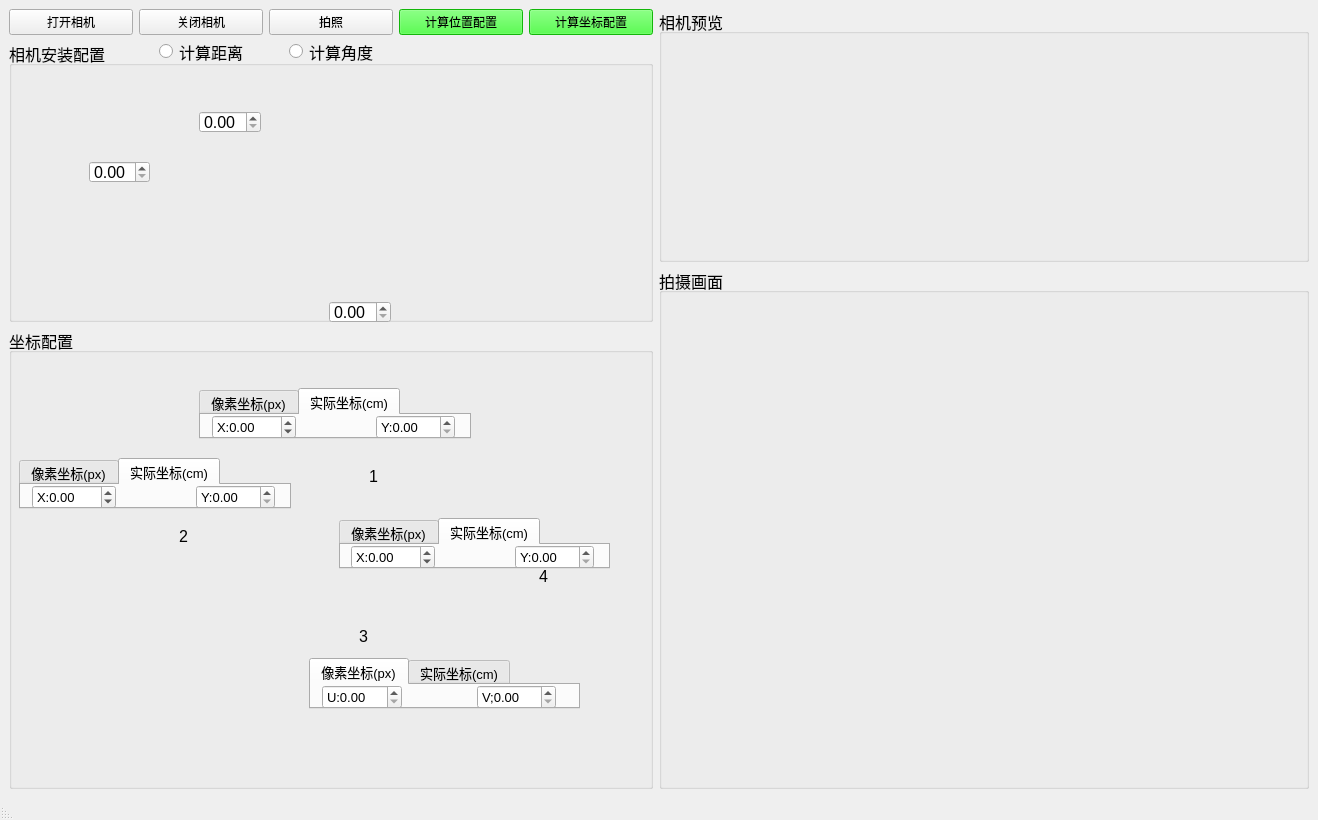
<?xml version="1.0" encoding="UTF-8"?>
<ui version="4.0">
 <class>camera</class>
 <widget class="QMainWindow" name="camera">
  <property name="geometry">
   <rect>
    <x>0</x>
    <y>0</y>
    <width>1318</width>
    <height>820</height>
   </rect>
  </property>
  <property name="minimumSize">
   <size>
    <width>1318</width>
    <height>820</height>
   </size>
  </property>
  <property name="windowTitle">
   <string>MainWindow</string>
  </property>
  <widget class="QWidget" name="centralwidget">
   <layout class="QHBoxLayout" name="horizontalLayout_5">
    <item>
     <layout class="QVBoxLayout" name="verticalLayout_2">
      <item>
       <layout class="QHBoxLayout" name="horizontalLayout_21">
        <item>
         <widget class="QPushButton" name="open_cam">
          <property name="text">
           <string>打开相机</string>
          </property>
         </widget>
        </item>
        <item>
         <widget class="QPushButton" name="close_cam">
          <property name="text">
           <string>关闭相机</string>
          </property>
         </widget>
        </item>
        <item>
         <widget class="QPushButton" name="get_image">
          <property name="text">
           <string>拍照</string>
          </property>
         </widget>
        </item>
        <item>
         <widget class="QPushButton" name="calculate_camera">
          <property name="font">
           <font>
            <weight>50</weight>
            <bold>false</bold>
           </font>
          </property>
          <property name="styleSheet">
           <string notr="true">background-color: rgb(26, 255, 14);</string>
          </property>
          <property name="text">
           <string>计算位置配置</string>
          </property>
         </widget>
        </item>
        <item>
         <widget class="QPushButton" name="calculate_position">
          <property name="font">
           <font>
            <weight>50</weight>
            <bold>false</bold>
           </font>
          </property>
          <property name="styleSheet">
           <string notr="true">background-color: rgb(26, 255, 14);</string>
          </property>
          <property name="text">
           <string>计算坐标配置</string>
          </property>
         </widget>
        </item>
       </layout>
      </item>
      <item>
       <widget class="QGroupBox" name="camera_cfg">
        <property name="sizePolicy">
         <sizepolicy hsizetype="Preferred" vsizetype="Fixed">
          <horstretch>0</horstretch>
          <verstretch>0</verstretch>
         </sizepolicy>
        </property>
        <property name="minimumSize">
         <size>
          <width>601</width>
          <height>281</height>
         </size>
        </property>
        <property name="font">
         <font>
          <pointsize>12</pointsize>
         </font>
        </property>
        <property name="title">
         <string>相机安装配置</string>
        </property>
        <widget class="QLabel" name="distance_pic">
         <property name="geometry">
          <rect>
           <x>30</x>
           <y>20</y>
           <width>591</width>
           <height>251</height>
          </rect>
         </property>
         <property name="autoFillBackground">
          <bool>false</bool>
         </property>
         <property name="styleSheet">
          <string notr="true">image: url(:/distance/distance.jpg);</string>
         </property>
         <property name="frameShape">
          <enum>QFrame::NoFrame</enum>
         </property>
         <property name="text">
          <string/>
         </property>
        </widget>
        <widget class="QDoubleSpinBox" name="camera_height">
         <property name="geometry">
          <rect>
           <x>80</x>
           <y>120</y>
           <width>61</width>
           <height>22</height>
          </rect>
         </property>
         <property name="maximum">
          <double>200.000000000000000</double>
         </property>
        </widget>
        <widget class="QRadioButton" name="calculate_distance">
         <property name="geometry">
          <rect>
           <x>150</x>
           <y>0</y>
           <width>111</width>
           <height>21</height>
          </rect>
         </property>
         <property name="tabletTracking">
          <bool>false</bool>
         </property>
         <property name="acceptDrops">
          <bool>false</bool>
         </property>
         <property name="text">
          <string>计算距离</string>
         </property>
        </widget>
        <widget class="QRadioButton" name="calculate_angle">
         <property name="enabled">
          <bool>true</bool>
         </property>
         <property name="geometry">
          <rect>
           <x>280</x>
           <y>0</y>
           <width>111</width>
           <height>21</height>
          </rect>
         </property>
         <property name="text">
          <string>计算角度</string>
         </property>
        </widget>
        <widget class="QDoubleSpinBox" name="camera_farthest">
         <property name="geometry">
          <rect>
           <x>320</x>
           <y>260</y>
           <width>62</width>
           <height>22</height>
          </rect>
         </property>
         <property name="singleStep">
          <double>0.100000000000000</double>
         </property>
        </widget>
        <widget class="QDoubleSpinBox" name="camera_angle">
         <property name="geometry">
          <rect>
           <x>190</x>
           <y>70</y>
           <width>62</width>
           <height>22</height>
          </rect>
         </property>
         <property name="maximum">
          <double>90.000000000000000</double>
         </property>
         <property name="singleStep">
          <double>0.100000000000000</double>
         </property>
         <property name="value">
          <double>0.000000000000000</double>
         </property>
        </widget>
       </widget>
      </item>
      <item>
       <widget class="QGroupBox" name="position_cfg">
        <property name="minimumSize">
         <size>
          <width>601</width>
          <height>421</height>
         </size>
        </property>
        <property name="font">
         <font>
          <pointsize>12</pointsize>
         </font>
        </property>
        <property name="title">
         <string>坐标配置</string>
        </property>
        <widget class="QLabel" name="position_pic">
         <property name="geometry">
          <rect>
           <x>10</x>
           <y>10</y>
           <width>611</width>
           <height>441</height>
          </rect>
         </property>
         <property name="styleSheet">
          <string notr="true">image: url(:/distance/坐标系1.jpg);</string>
         </property>
         <property name="text">
          <string/>
         </property>
        </widget>
        <widget class="QTabWidget" name="left_up">
         <property name="geometry">
          <rect>
           <x>190</x>
           <y>60</y>
           <width>272</width>
           <height>51</height>
          </rect>
         </property>
         <property name="font">
          <font>
           <pointsize>10</pointsize>
          </font>
         </property>
         <property name="currentIndex">
          <number>1</number>
         </property>
         <widget class="QWidget" name="tab_1">
          <attribute name="title">
           <string>像素坐标(px)</string>
          </attribute>
          <widget class="QWidget" name="">
           <property name="geometry">
            <rect>
             <x>12</x>
             <y>0</y>
             <width>234</width>
             <height>25</height>
            </rect>
           </property>
           <layout class="QHBoxLayout" name="horizontalLayout">
            <item>
             <widget class="QDoubleSpinBox" name="left_up_px_u">
              <property name="prefix">
               <string>U:</string>
              </property>
              <property name="minimum">
               <double>0.000000000000000</double>
              </property>
              <property name="maximum">
               <double>640.000000000000000</double>
              </property>
              <property name="singleStep">
               <double>0.100000000000000</double>
              </property>
             </widget>
            </item>
            <item>
             <spacer name="horizontalSpacer">
              <property name="orientation">
               <enum>Qt::Horizontal</enum>
              </property>
              <property name="sizeHint" stdset="0">
               <size>
                <width>48</width>
                <height>20</height>
               </size>
              </property>
             </spacer>
            </item>
            <item>
             <widget class="QDoubleSpinBox" name="left_up_px_v">
              <property name="prefix">
               <string>V:</string>
              </property>
              <property name="maximum">
               <double>480.000000000000000</double>
              </property>
              <property name="singleStep">
               <double>0.100000000000000</double>
              </property>
             </widget>
            </item>
           </layout>
          </widget>
         </widget>
         <widget class="QWidget" name="tab_2">
          <attribute name="title">
           <string>实际坐标(cm)</string>
          </attribute>
          <widget class="QWidget" name="">
           <property name="geometry">
            <rect>
             <x>11</x>
             <y>0</y>
             <width>243</width>
             <height>25</height>
            </rect>
           </property>
           <layout class="QHBoxLayout" name="horizontalLayout_2">
            <item>
             <widget class="QDoubleSpinBox" name="left_up_cm_x">
              <property name="prefix">
               <string>X:</string>
              </property>
              <property name="minimum">
               <double>-500.000000000000000</double>
              </property>
              <property name="maximum">
               <double>500.000000000000000</double>
              </property>
             </widget>
            </item>
            <item>
             <spacer name="horizontalSpacer_7">
              <property name="orientation">
               <enum>Qt::Horizontal</enum>
              </property>
              <property name="sizeHint" stdset="0">
               <size>
                <width>48</width>
                <height>20</height>
               </size>
              </property>
             </spacer>
            </item>
            <item>
             <widget class="QDoubleSpinBox" name="left_up_cm_y">
              <property name="prefix">
               <string>Y:</string>
              </property>
              <property name="maximum">
               <double>500.000000000000000</double>
              </property>
             </widget>
            </item>
           </layout>
          </widget>
         </widget>
        </widget>
        <widget class="QTabWidget" name="right_down">
         <property name="geometry">
          <rect>
           <x>300</x>
           <y>330</y>
           <width>271</width>
           <height>51</height>
          </rect>
         </property>
         <property name="font">
          <font>
           <pointsize>10</pointsize>
          </font>
         </property>
         <property name="currentIndex">
          <number>0</number>
         </property>
         <widget class="QWidget" name="tab_5">
          <attribute name="title">
           <string>像素坐标(px)</string>
          </attribute>
          <widget class="QWidget" name="">
           <property name="geometry">
            <rect>
             <x>11</x>
             <y>0</y>
             <width>234</width>
             <height>25</height>
            </rect>
           </property>
           <layout class="QHBoxLayout" name="horizontalLayout_6">
            <item>
             <widget class="QDoubleSpinBox" name="right_down_px_u">
              <property name="prefix">
               <string>U:</string>
              </property>
              <property name="maximum">
               <double>640.000000000000000</double>
              </property>
              <property name="singleStep">
               <double>0.100000000000000</double>
              </property>
             </widget>
            </item>
            <item>
             <spacer name="horizontalSpacer_5">
              <property name="orientation">
               <enum>Qt::Horizontal</enum>
              </property>
              <property name="sizeHint" stdset="0">
               <size>
                <width>48</width>
                <height>20</height>
               </size>
              </property>
             </spacer>
            </item>
            <item>
             <widget class="QDoubleSpinBox" name="right_down_px_v">
              <property name="prefix">
               <string>V;</string>
              </property>
              <property name="maximum">
               <double>480.000000000000000</double>
              </property>
              <property name="singleStep">
               <double>0.100000000000000</double>
              </property>
             </widget>
            </item>
           </layout>
          </widget>
         </widget>
         <widget class="QWidget" name="tab_6">
          <attribute name="title">
           <string>实际坐标(cm)</string>
          </attribute>
          <widget class="QWidget" name="">
           <property name="geometry">
            <rect>
             <x>12</x>
             <y>0</y>
             <width>243</width>
             <height>25</height>
            </rect>
           </property>
           <layout class="QHBoxLayout" name="horizontalLayout_9">
            <item>
             <widget class="QDoubleSpinBox" name="right_down_cm_x">
              <property name="enabled">
               <bool>true</bool>
              </property>
              <property name="prefix">
               <string>X:</string>
              </property>
              <property name="minimum">
               <double>-500.000000000000000</double>
              </property>
              <property name="maximum">
               <double>500.000000000000000</double>
              </property>
             </widget>
            </item>
            <item>
             <spacer name="horizontalSpacer_4">
              <property name="orientation">
               <enum>Qt::Horizontal</enum>
              </property>
              <property name="sizeHint" stdset="0">
               <size>
                <width>48</width>
                <height>20</height>
               </size>
              </property>
             </spacer>
            </item>
            <item>
             <widget class="QDoubleSpinBox" name="right_down_cm_y">
              <property name="prefix">
               <string>Y:</string>
              </property>
              <property name="maximum">
               <double>500.000000000000000</double>
              </property>
             </widget>
            </item>
           </layout>
          </widget>
         </widget>
        </widget>
        <widget class="QTabWidget" name="right_up">
         <property name="geometry">
          <rect>
           <x>330</x>
           <y>190</y>
           <width>271</width>
           <height>51</height>
          </rect>
         </property>
         <property name="font">
          <font>
           <pointsize>10</pointsize>
          </font>
         </property>
         <property name="currentIndex">
          <number>1</number>
         </property>
         <widget class="QWidget" name="tab_7">
          <attribute name="title">
           <string>像素坐标(px)</string>
          </attribute>
          <widget class="QWidget" name="">
           <property name="geometry">
            <rect>
             <x>11</x>
             <y>0</y>
             <width>234</width>
             <height>25</height>
            </rect>
           </property>
           <layout class="QHBoxLayout" name="horizontalLayout_3">
            <item>
             <widget class="QDoubleSpinBox" name="right_up_px_u">
              <property name="prefix">
               <string>U:</string>
              </property>
              <property name="minimum">
               <double>0.000000000000000</double>
              </property>
              <property name="maximum">
               <double>640.000000000000000</double>
              </property>
              <property name="singleStep">
               <double>0.100000000000000</double>
              </property>
             </widget>
            </item>
            <item>
             <spacer name="horizontalSpacer_3">
              <property name="orientation">
               <enum>Qt::Horizontal</enum>
              </property>
              <property name="sizeHint" stdset="0">
               <size>
                <width>48</width>
                <height>20</height>
               </size>
              </property>
             </spacer>
            </item>
            <item>
             <widget class="QDoubleSpinBox" name="right_up_px_v">
              <property name="prefix">
               <string>V:</string>
              </property>
              <property name="maximum">
               <double>480.000000000000000</double>
              </property>
              <property name="singleStep">
               <double>0.100000000000000</double>
              </property>
             </widget>
            </item>
           </layout>
          </widget>
         </widget>
         <widget class="QWidget" name="tab_8">
          <attribute name="title">
           <string>实际坐标(cm)</string>
          </attribute>
          <widget class="QWidget" name="">
           <property name="geometry">
            <rect>
             <x>10</x>
             <y>0</y>
             <width>243</width>
             <height>25</height>
            </rect>
           </property>
           <layout class="QHBoxLayout" name="horizontalLayout_8">
            <item>
             <widget class="QDoubleSpinBox" name="right_up_cm_x">
              <property name="minimumSize">
               <size>
                <width>5</width>
                <height>15</height>
               </size>
              </property>
              <property name="prefix">
               <string>X:</string>
              </property>
              <property name="minimum">
               <double>-500.000000000000000</double>
              </property>
              <property name="maximum">
               <double>500.000000000000000</double>
              </property>
             </widget>
            </item>
            <item>
             <spacer name="horizontalSpacer_6">
              <property name="orientation">
               <enum>Qt::Horizontal</enum>
              </property>
              <property name="sizeHint" stdset="0">
               <size>
                <width>48</width>
                <height>20</height>
               </size>
              </property>
             </spacer>
            </item>
            <item>
             <widget class="QDoubleSpinBox" name="right_up_cm_y">
              <property name="prefix">
               <string>Y:</string>
              </property>
              <property name="maximum">
               <double>500.000000000000000</double>
              </property>
             </widget>
            </item>
           </layout>
          </widget>
         </widget>
        </widget>
        <widget class="QTabWidget" name="left_down">
         <property name="geometry">
          <rect>
           <x>10</x>
           <y>130</y>
           <width>272</width>
           <height>51</height>
          </rect>
         </property>
         <property name="font">
          <font>
           <pointsize>10</pointsize>
          </font>
         </property>
         <property name="currentIndex">
          <number>1</number>
         </property>
         <widget class="QWidget" name="tab_3">
          <attribute name="title">
           <string>像素坐标(px)</string>
          </attribute>
          <widget class="QWidget" name="">
           <property name="geometry">
            <rect>
             <x>11</x>
             <y>0</y>
             <width>234</width>
             <height>25</height>
            </rect>
           </property>
           <layout class="QHBoxLayout" name="horizontalLayout_4">
            <item>
             <widget class="QDoubleSpinBox" name="left_down_px_u">
              <property name="prefix">
               <string>U:</string>
              </property>
              <property name="maximum">
               <double>640.000000000000000</double>
              </property>
              <property name="singleStep">
               <double>0.100000000000000</double>
              </property>
             </widget>
            </item>
            <item>
             <spacer name="horizontalSpacer_8">
              <property name="orientation">
               <enum>Qt::Horizontal</enum>
              </property>
              <property name="sizeHint" stdset="0">
               <size>
                <width>48</width>
                <height>20</height>
               </size>
              </property>
             </spacer>
            </item>
            <item>
             <widget class="QDoubleSpinBox" name="left_down_px_v">
              <property name="prefix">
               <string>V:</string>
              </property>
              <property name="maximum">
               <double>480.000000000000000</double>
              </property>
              <property name="singleStep">
               <double>0.100000000000000</double>
              </property>
             </widget>
            </item>
           </layout>
          </widget>
         </widget>
         <widget class="QWidget" name="tab_4">
          <attribute name="title">
           <string>实际坐标(cm)</string>
          </attribute>
          <widget class="QWidget" name="">
           <property name="geometry">
            <rect>
             <x>11</x>
             <y>0</y>
             <width>243</width>
             <height>25</height>
            </rect>
           </property>
           <layout class="QHBoxLayout" name="horizontalLayout_7">
            <item>
             <widget class="QDoubleSpinBox" name="left_down_cm_x">
              <property name="prefix">
               <string>X:</string>
              </property>
              <property name="minimum">
               <double>-500.000000000000000</double>
              </property>
              <property name="maximum">
               <double>500.000000000000000</double>
              </property>
             </widget>
            </item>
            <item>
             <spacer name="horizontalSpacer_2">
              <property name="orientation">
               <enum>Qt::Horizontal</enum>
              </property>
              <property name="sizeHint" stdset="0">
               <size>
                <width>48</width>
                <height>20</height>
               </size>
              </property>
             </spacer>
            </item>
            <item>
             <widget class="QDoubleSpinBox" name="left_down_cm_y">
              <property name="prefix">
               <string>Y:</string>
              </property>
              <property name="maximum">
               <double>500.000000000000000</double>
              </property>
             </widget>
            </item>
           </layout>
          </widget>
         </widget>
        </widget>
        <widget class="QLabel" name="led1">
         <property name="geometry">
          <rect>
           <x>360</x>
           <y>140</y>
           <width>16</width>
           <height>16</height>
          </rect>
         </property>
         <property name="text">
          <string>1</string>
         </property>
         <property name="buddy">
          <cstring>left_up</cstring>
         </property>
        </widget>
        <widget class="QLabel" name="led2">
         <property name="geometry">
          <rect>
           <x>170</x>
           <y>200</y>
           <width>16</width>
           <height>16</height>
          </rect>
         </property>
         <property name="text">
          <string>2</string>
         </property>
         <property name="buddy">
          <cstring>left_down</cstring>
         </property>
        </widget>
        <widget class="QLabel" name="led3">
         <property name="geometry">
          <rect>
           <x>350</x>
           <y>300</y>
           <width>16</width>
           <height>16</height>
          </rect>
         </property>
         <property name="text">
          <string>3</string>
         </property>
         <property name="buddy">
          <cstring>right_down</cstring>
         </property>
        </widget>
        <widget class="QLabel" name="led4">
         <property name="geometry">
          <rect>
           <x>530</x>
           <y>240</y>
           <width>16</width>
           <height>16</height>
          </rect>
         </property>
         <property name="text">
          <string>4</string>
         </property>
         <property name="buddy">
          <cstring>right_up_cm_x</cstring>
         </property>
        </widget>
       </widget>
      </item>
     </layout>
    </item>
    <item>
     <layout class="QVBoxLayout" name="verticalLayout">
      <item>
       <widget class="QGroupBox" name="camera_preview">
        <property name="sizePolicy">
         <sizepolicy hsizetype="Preferred" vsizetype="Fixed">
          <horstretch>0</horstretch>
          <verstretch>0</verstretch>
         </sizepolicy>
        </property>
        <property name="minimumSize">
         <size>
          <width>631</width>
          <height>253</height>
         </size>
        </property>
        <property name="font">
         <font>
          <pointsize>12</pointsize>
         </font>
        </property>
        <property name="title">
         <string>相机预览</string>
        </property>
        <widget class="QLabel" name="frame1">
         <property name="geometry">
          <rect>
           <x>150</x>
           <y>10</y>
           <width>320</width>
           <height>240</height>
          </rect>
         </property>
         <property name="sizePolicy">
          <sizepolicy hsizetype="Preferred" vsizetype="Preferred">
           <horstretch>0</horstretch>
           <verstretch>0</verstretch>
          </sizepolicy>
         </property>
         <property name="minimumSize">
          <size>
           <width>320</width>
           <height>240</height>
          </size>
         </property>
         <property name="baseSize">
          <size>
           <width>640</width>
           <height>480</height>
          </size>
         </property>
         <property name="text">
          <string/>
         </property>
        </widget>
       </widget>
      </item>
      <item>
       <widget class="QGroupBox" name="show_image">
        <property name="minimumSize">
         <size>
          <width>650</width>
          <height>490</height>
         </size>
        </property>
        <property name="baseSize">
         <size>
          <width>640</width>
          <height>480</height>
         </size>
        </property>
        <property name="font">
         <font>
          <pointsize>12</pointsize>
         </font>
        </property>
        <property name="title">
         <string>拍摄画面</string>
        </property>
        <widget class="QLabel" name="frame2">
         <property name="geometry">
          <rect>
           <x>0</x>
           <y>20</y>
           <width>641</width>
           <height>481</height>
          </rect>
         </property>
         <property name="minimumSize">
          <size>
           <width>641</width>
           <height>481</height>
          </size>
         </property>
         <property name="baseSize">
          <size>
           <width>640</width>
           <height>480</height>
          </size>
         </property>
         <property name="cursor">
          <cursorShape>CrossCursor</cursorShape>
         </property>
         <property name="layoutDirection">
          <enum>Qt::RightToLeft</enum>
         </property>
         <property name="autoFillBackground">
          <bool>false</bool>
         </property>
         <property name="text">
          <string/>
         </property>
        </widget>
       </widget>
      </item>
     </layout>
    </item>
   </layout>
  </widget>
  <widget class="QMenuBar" name="menubar">
   <property name="geometry">
    <rect>
     <x>0</x>
     <y>0</y>
     <width>1318</width>
     <height>26</height>
    </rect>
   </property>
  </widget>
  <widget class="QStatusBar" name="statusbar">
   <property name="layoutDirection">
    <enum>Qt::RightToLeft</enum>
   </property>
  </widget>
 </widget>
 <resources>
  <include location="distance.qrc"/>
 </resources>
 <connections/>
 <slots>
  <slot>open_camera()</slot>
  <slot>close_camera()</slot>
  <slot>get_image()</slot>
  <slot>calculate_result()</slot>
  <slot>get_value()</slot>
  <slot>mode_select()</slot>
 </slots>
</ui>
